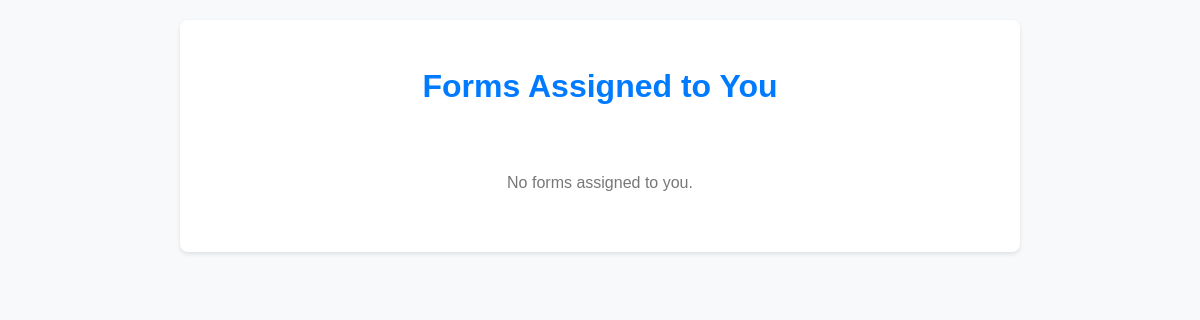
Page /assigned-forms/ (signed in) on the earlier database version.
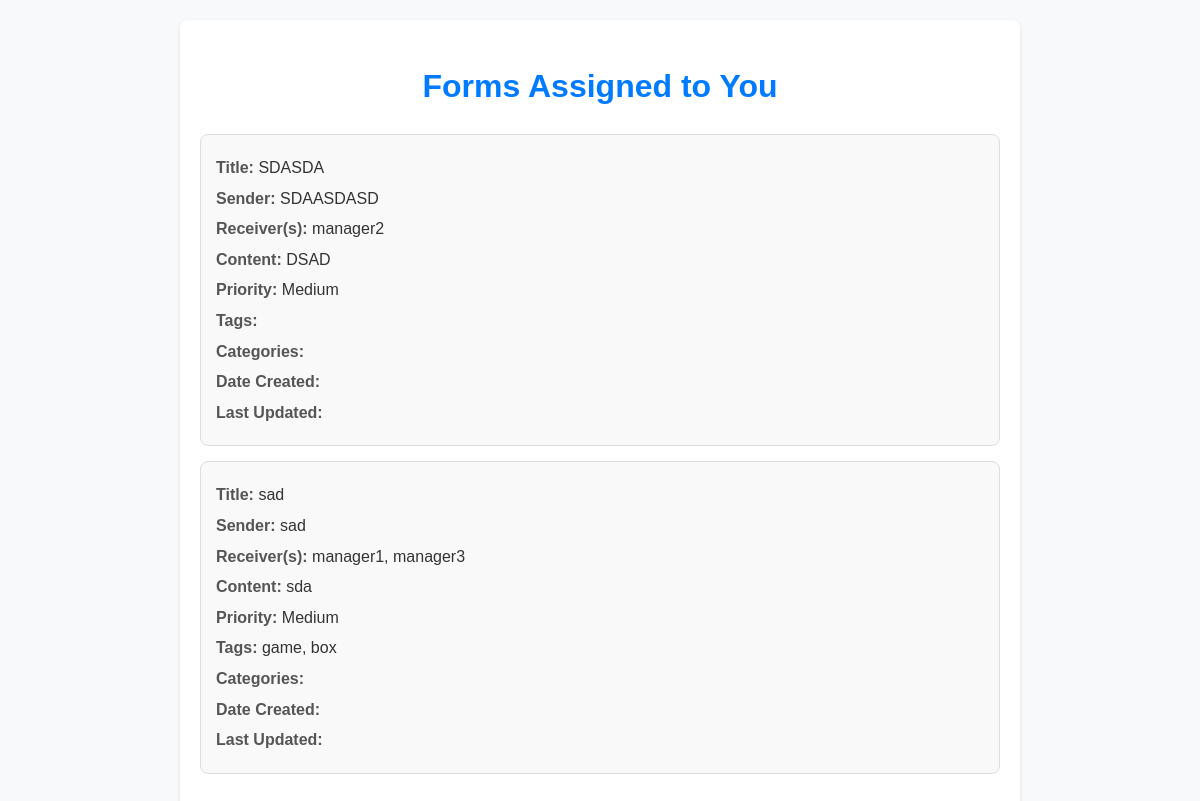
Same page on the later database version.
### app/models.py (models this page shows, shortened)
class Form(models.Model):
    title = models.CharField(max_length=255)
    sender_signature = models.CharField(max_length=255)
    receiver = models.CharField(max_length=255)
    receiver_signature = models.CharField(max_length=255, blank=True)
    content = models.TextField()
    tags = models.ManyToManyField(Tag, related_name="forms", blank=True)
    category = models.ForeignKey(Category, on_delete=models.CASCADE, related_name="forms", null=True)
    users = models.ManyToManyField('app.CustomUser', blank=True)  # view-only users section
    sender_name = models.CharField(max_length=255)
    prioritize = models.BooleanField(default=False)
    priority = models.CharField(max_length=100, choices=[('High', 'High'), ('Medium', 'Medium'), ('Low', 'Low')], default='Medium')
    assigned_managers = models.ManyToManyField(CustomUser, related_name="assigned_forms", blank=True, limit_choices_to={'role': 'manager'})
    assigned_users = models.ManyToManyField(
        CustomUser,
        related_name="viewable_forms",
        blank=True,
        limit_choices_to={'role': 'user'}
    )
    allowed_managers = models.ManyToManyField(CustomUser, related_name='allowed_forms', blank=True)  # Add this line
    sender = models.CharField(max_length=100)
    verified = models.BooleanField(default=False)
    verified_by = models.ForeignKey(CustomUser, null=True, on_delete=models.SET_NULL, related_name='verified_forms', blank=True)
    verified_at = models.DateTimeField(null=True, blank=True)
    last_modified = models.DateTimeField(auto_now=True)
    class Meta:
        verbose_name = 'Form'
        verbose_name_plural = 'Forms'

class Tag(models.Model):
    name = models.CharField(max_length=50, unique=True)
    class Meta:
        verbose_name = 'Tag'
        verbose_name_plural = 'Tags'

### app/views.py (the view)
# urls.py: path('assigned-forms/', views.assigned_forms_view, name='assigned_forms'),
@login_required
def assigned_forms_view(request):
    current_user = request.user
    assigned_forms = Form.objects.filter(assigned_users=current_user).distinct()
    context = {
        'assigned_forms': assigned_forms,
    }
    return render(request, 'form/assigned-pages/assigned_forms.html', context)

### app/templates/form/assigned-pages/assigned_forms.html (shortened to what this page needs)
<!DOCTYPE html>
<html lang="en">
<head>
</head>
<body>
    <div class="container">
        <h1>Forms Assigned to You</h1>
        {% if assigned_forms %}
            {% for form in assigned_forms %}
                <div class="form-item">
                    <p><strong>Title:</strong> {{ form.title }}</p>
                    <p><strong>Sender:</strong> {{ form.sender_signature }}</p>
                    <p><strong>Receiver(s):</strong> {{ form.receiver }}</p>
                    <p><strong>Content:</strong> {{ form.content }}</p>
                    <p><strong>Priority:</strong> {{ form.priority }}</p>
                    <p><strong>Tags:</strong>
                        {% for tag in form.tags.all %}
                            {{ tag.name }}{% if not forloop.last %}, {% endif %}
                        {% endfor %}
                    </p>
                    <p><strong>Categories:</strong>
                    </p>
                    <p><strong>Date Created:</strong> {{ form.created_at|date:"F j, Y, g:i a" }}</p>
                    <p><strong>Last Updated:</strong> {{ form.updated_at|date:"F j, Y, g:i a" }}</p>
                </div>
            {% endfor %}
        {% else %}
            <div class="no-forms">
                <p>No forms assigned to you.</p>
            </div>
        {% endif %}
    </div>
</body>
</html>

Differences in the rows shown:
added Form: title "SDASDA", sender_signature "SDAASDASD", receiver "manager2", content "DSAD", priority "Medium"
added Form: title "sad", sender_signature "sad", receiver "manager1, manager3", content "sda", priority "Medium"
now on this page (row unchanged): Tag: name "game"
now on this page (row unchanged): Tag: name "box"
Other differences:
text no longer shown: "No forms assigned to you."
